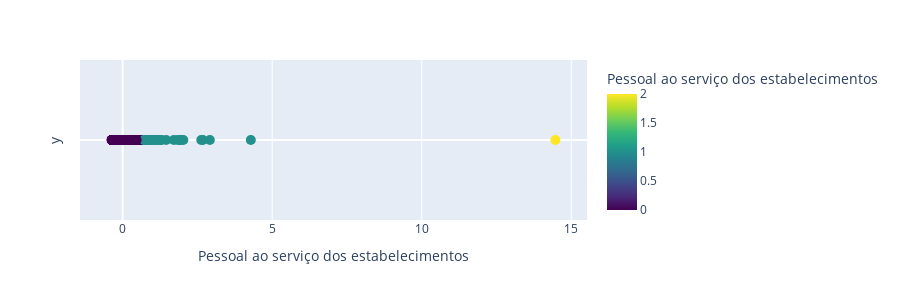

The code cell stored with this chart in its notebook:
### Code cell
clustered_df = aplicar_kmeans(df_pessoal_ao_servico, 3, nome_cluster='Pessoal ao serviço dos estabelecimentos ')
save_clustered_df_to_csv(clustered_df, "csv_files/", "9_Pessoal ao serviço dos estabelecimentos .csv")

### Figure 1 — Plotly figure (JSON) as saved in the notebook; plotly's stock layout.template omitted (floating-point values rounded to 4 significant figures; data arrays with more than 128 entries replaced by an {"elided": "..."} marker saying what was removed)
{"data": [{"customdata": {"elided": "308x3 mixed values"}, "hovertemplate": "valor=%{x}<br>y=%{y}<br>local=%{customdata[0]}<br>codigo=%{customdata[1]}<br>Pessoal ao serviço dos estabelecimentos=%{customdata[2]}<br>Pessoal ao serviço dos estabelecimentos =%{marker.color}<extra></extra>", "legendgroup": "", "marker": {"color": {"elided": "308 int values"}, "coloraxis": "coloraxis", "size": 10, "symbol": "circle"}, "mode": "markers", "name": "", "orientation": "v", "showlegend": false, "type": "scatter", "x": {"elided": "308 float values"}, "xaxis": "x", "y": {"elided": "308 int values"}, "yaxis": "y"}], "layout": {"coloraxis": {"colorbar": {"title": {"text": "Pessoal ao serviço dos estabelecimentos "}}, "colorscale": [[0, "#440154"], [0.1111, "#482878"], [0.2222, "#3e4989"], [0.3333, "#31688e"], [0.4444, "#26828e"], [0.5556, "#1f9e89"], [0.6667, "#35b779"], [0.7778, "#6ece58"], [0.8889, "#b5de2b"], [1, "#fde725"]]}, "height": 300, "legend": {"tracegroupgap": 0}, "margin": {"t": 60}, "xaxis": {"anchor": "y", "domain": [0, 1], "title": {"text": "Pessoal ao serviço dos estabelecimentos"}}, "yaxis": {"anchor": "x", "domain": [0, 1], "showgrid": false, "showticklabels": false, "title": {"text": "y"}}}}
